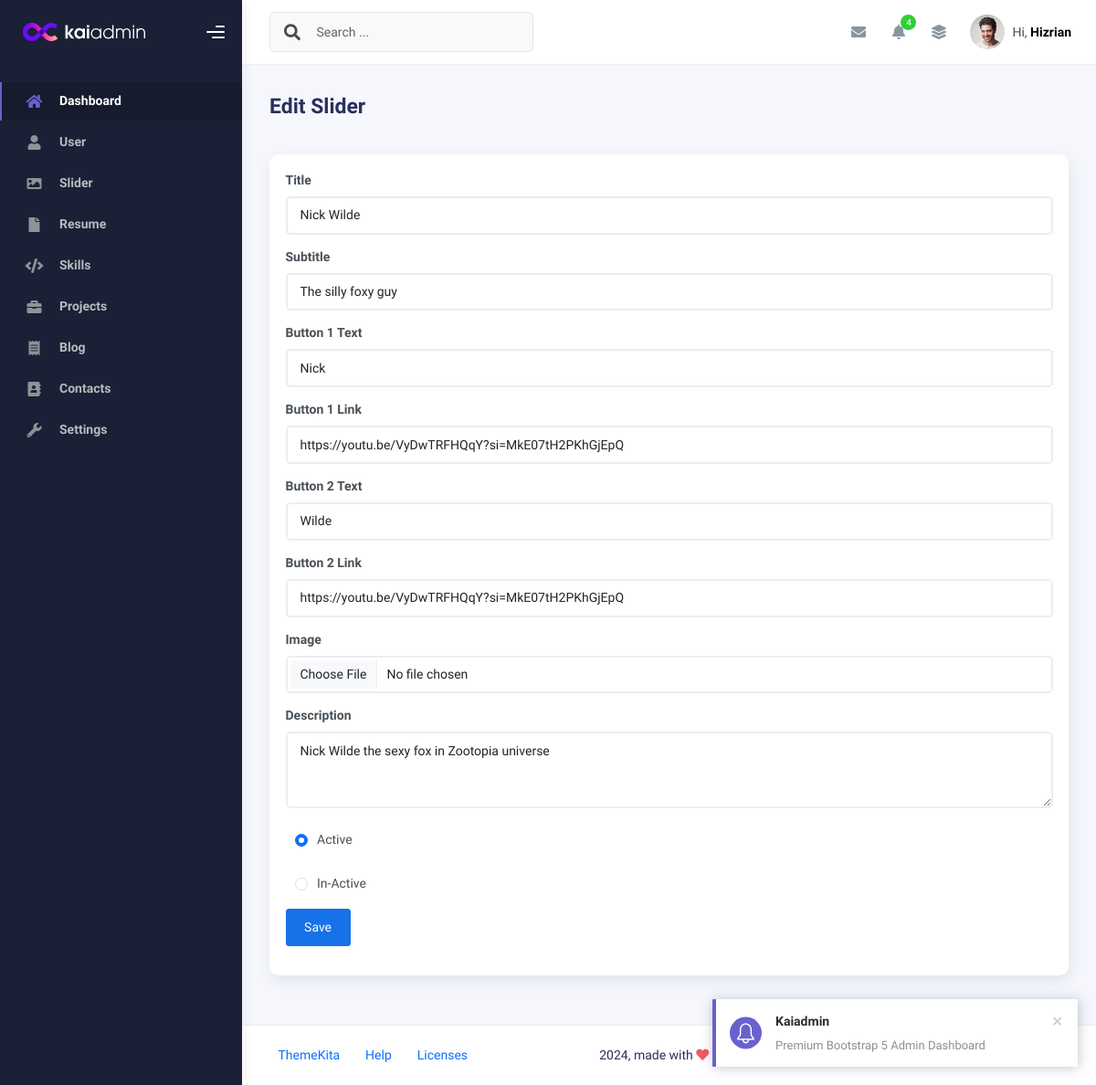
Page /admin/app.php?page=create-sliders&edit=16 (signed in) on the earlier database version.
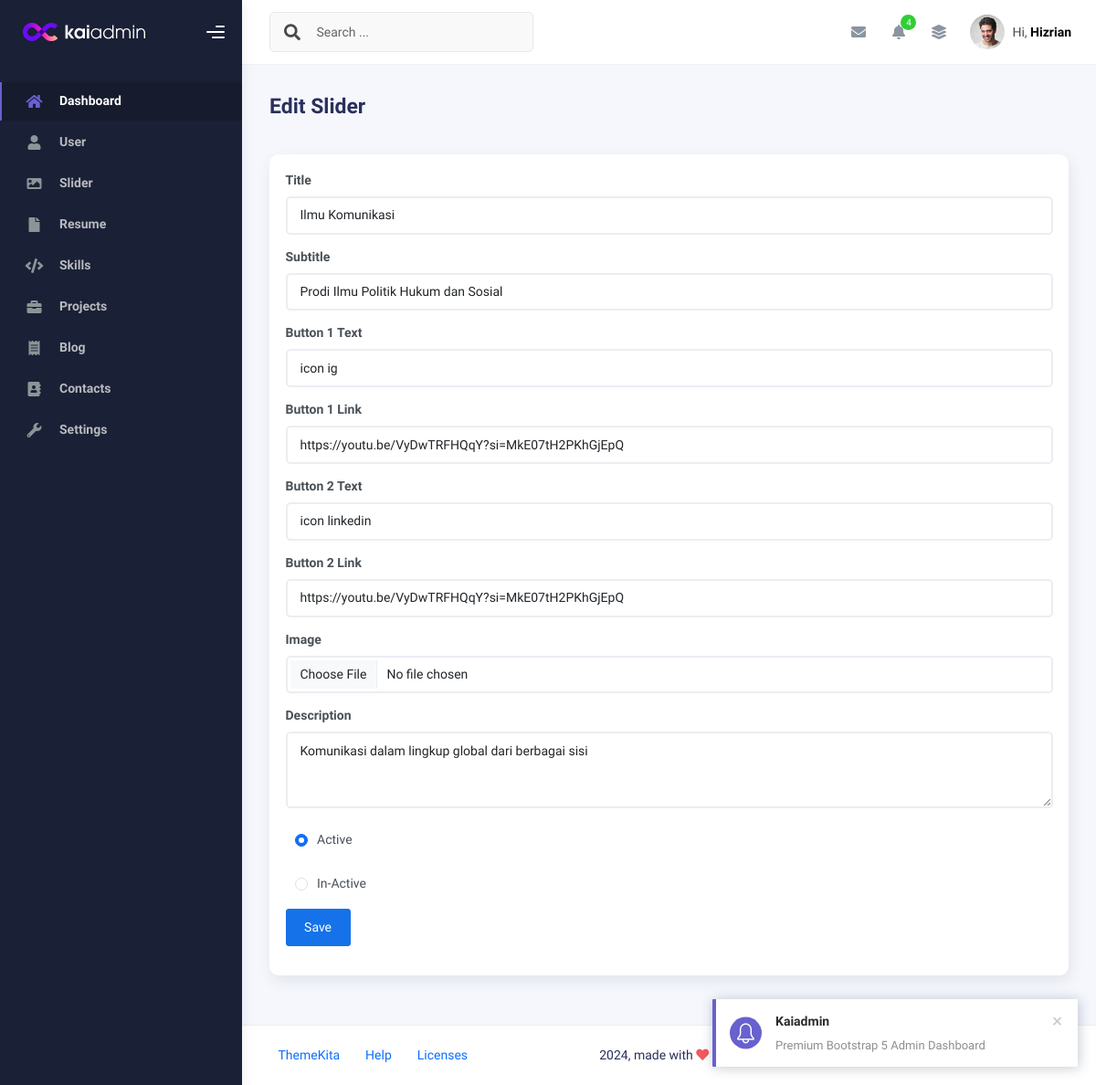
Same page on the later database version.
### tables this page shows
CREATE TABLE `sliders` (
  `id` int(11) NOT NULL,
  `title` varchar(50) NOT NULL,
  `subtitle` varchar(50) NOT NULL,
  `description` text DEFAULT NULL,
  `button1_text` varchar(30) NOT NULL,
  `button1_link` varchar(50) NOT NULL,
  `button2_text` varchar(30) NOT NULL,
  `button2_link` varchar(50) NOT NULL,
  `image` varchar(100) DEFAULT NULL,
  `is_active` tinyint(1) NOT NULL DEFAULT 1,
  `created_at` timestamp NOT NULL DEFAULT current_timestamp(),
  `updated_at` timestamp NULL DEFAULT NULL ON UPDATE current_timestamp()
);

### admin/create-sliders.php (the view, shortened to what this page needs)
<?php
$id     = isset($_GET['edit']) ? $_GET['edit'] : '';
$query  = mysqli_query($conn, "SELECT * FROM sliders WHERE id='$id'");
$row   = mysqli_fetch_assoc($query);
?>
<div class="d-flex align-items-left align-items-md-center flex-column flex-md-row pt-2 pb-4">
  <div>
    <h3 class="fw-bold mb-3"><?php echo isset($_GET['edit']) ? 'Edit Slider' : 'Create New Slider' ?></h3>
  </div>
</div>
<div class="row">
  <div class="col-sm-6 col-md-12">
    <div class="card">
      <div class="card-body">
        <form action="" method="post" enctype="multipart/form-data">
          <div class="mb-3">
            <label for="" class="form-label fw-bold">Title</label>
            <input type="text"
              class="form-control" name="title"
              placeholder="Enter title" required value="<?php echo ($id) ? $row['title'] : '' ?>">
          </div>
          <div class="mb-3">
            <label for="" class="form-label fw-bold">Subtitle</label>
            <input type="text"
              class="form-control" name="subtitle"
              placeholder="Enter subtitle" required value="<?php echo ($id) ? $row['subtitle'] : '' ?>">
          </div>
          <div class="mb-3">
            <label for="" class="form-label fw-bold">Button 1 Text</label>
            <input type="text"
              class="form-control" name="button1_text"
              placeholder="Enter button 1 text" required value="<?php echo ($id) ? $row['button1_text'] : '' ?>">
          </div>
          <div class="mb-3">
            <label for="" class="form-label fw-bold">Button 1 Link</label>
            <input type="text"
              class="form-control" name="button1_link"
              placeholder="Enter button 1 link" required value="<?php echo ($id) ? $row['button1_link'] : '' ?>">
          </div>
          <div class="mb-3">
            <label for="" class="form-label fw-bold">Button 2 Text</label>
            <input type="text"
              class="form-control" name="button2_text"
              placeholder="Enter button 2 text" required value="<?php echo ($id) ? $row['button2_text'] : '' ?>">
          </div>
          <div class="mb-3">
            <label for="" class="form-label fw-bold">Button 2 Link</label>
            <input type="text"
              class="form-control" name="button2_link"
              placeholder="Enter button 2 link" required value="<?php echo ($id) ? $row['button2_link'] : '' ?>">
          </div>
          <div class="mb-3">
            <label for="" class="form-label fw-bold">Image</label>
            <input type="file"
              class="form-control" name="image"
              value="<?php echo ($id) ? $row['image'] : '' ?>">
          </div>
          <div class="mb-3">
            <label for="" class="form-label fw-bold">Description</label>
            <textarea class="form-control" name="description"
              cols="30" rows="3"><?php echo ($id) ? $row['description'] : '' ?></textarea>
          </div>
          <div class="form-check">
            <input class="form-check-input" type="radio" name="is_active" id="radioDefault1"
              value="1" checked <?php echo ($id) && $row['is_active'] == 1 ? "checked" : '' ?>>
            <label class="form-check-label" for="radioDefault1">
              Active
            </label>
          </div>
          <div class="form-check">
            <input class="form-check-input" type="radio" name="is_active" id="radioDefault2"
              value="0" <?php echo ($id) && $row['is_active'] == 0 ? "checked" : '' ?>>
            <label class="form-check-label" for="radioDefault2">
              In-Active
            </label>
          </div>
          <div class="mb-3">
            <button class="btn btn-primary" name="save" type="submit">
              Save</button>
          </div>
        </form>
      </div>
    </div>
  </div>
</div>

Differences in the rows shown:
changed sliders "https://youtu.be/VyDwTRFHQqY?si=MkE07tH2PKhGjEpQ": title "Nick Wilde" → "Ilmu Komunikasi"; subtitle "The silly foxy guy" → "Prodi Ilmu Politik Hukum dan Sosial"; button1_text "Nick" → "icon ig"; button2_text "Wilde" → "icon linkedin"; description "Nick Wilde the sexy fox in Zootopia universe" → "Komunikasi dalam lingkup global dari berbagai sisi"
